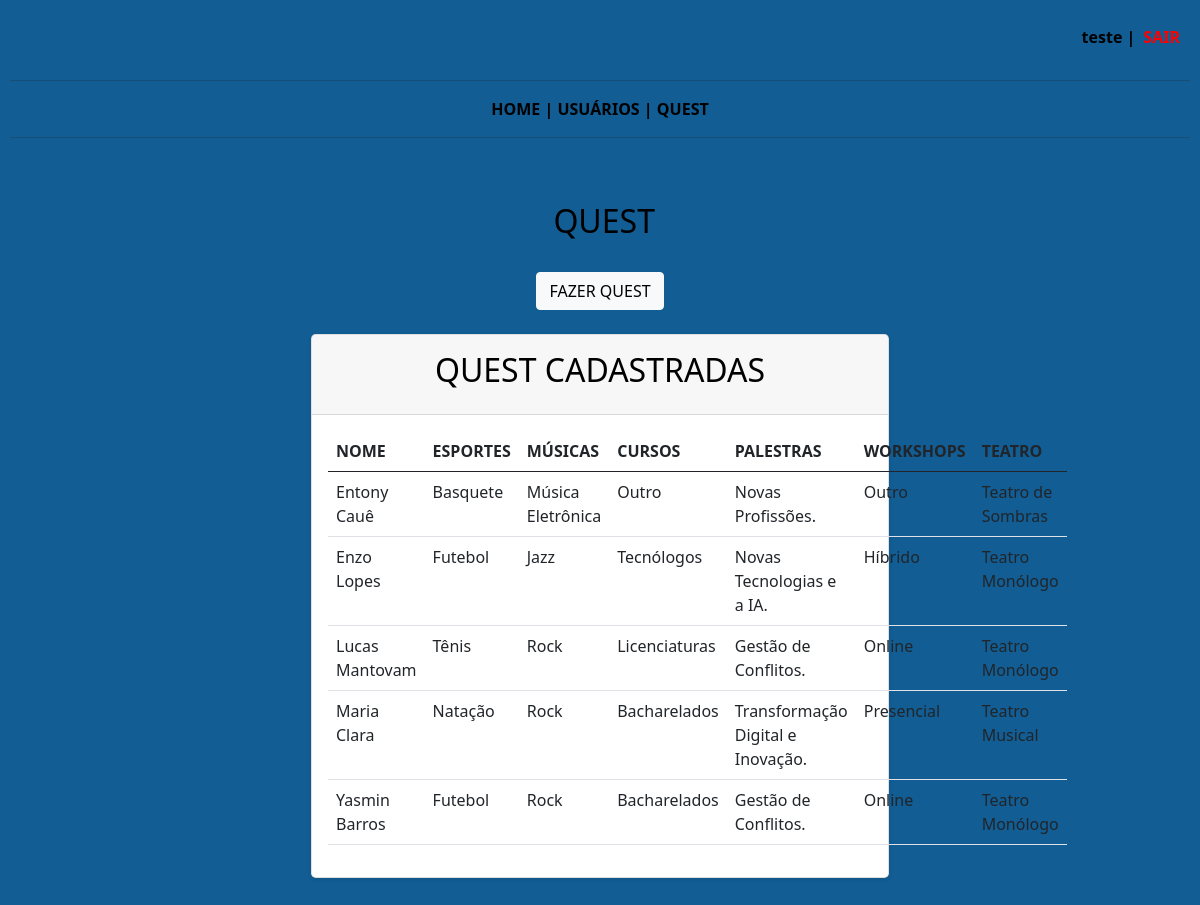
/conecta/quest.php (signed in), run on the app's committed database.
### tables this page shows
CREATE TABLE `quest` (
  `id` int(11) NOT NULL,
  `nome` text NOT NULL,
  `esportes` text NOT NULL,
  `musicas` text NOT NULL,
  `cursos` text NOT NULL,
  `palestras` text NOT NULL,
  `workshops` text NOT NULL,
  `teatro` text NOT NULL
);

### conecta/quest.php (the view, shortened to what this page needs)
<?php
include 'conecta.php';
?>
<!DOCTYPE html>
<html lang="pt-br">
<head>
    <link href="https://cdn.jsdelivr.net/npm/bootstrap@5.0.2/dist/css/bootstrap.min.css" rel="stylesheet"
>
</head>
<body>
<header class="main-header">
    <div class="user-info">
        <?php if (!empty($_SESSION["user"])): ?>
            <?php $usuario = htmlspecialchars($_SESSION["user"]); ?>
            <span class="username"><?= $usuario ?> | </span>
            <a class="logout-link" href="sair.php">SAIR</a>
        <?php endif; ?>
    </div>
</header>
<center>
<nav>
    <hr>
    <?php include 'menu.php'; ?>
    <hr>
</nav>
</center>
<br>
<br>
<center>
    <h2>
        &nbsp;QUEST
    </h2>
</center>
<br>
<center>
    <button type="button" class="btn btn-light" data-bs-toggle="modal" data-bs-target="#exampleModal">
        FAZER QUEST
    </button>
</center>
<br>
<div class="row justify-content-center row-cols-1 row-cols-md-2 mb-3 text-center">
    <div class="col">
        <div class="card mb-4 rounded-3 shadow-sm">
            <div class="card-header py-3">
                <h2>QUEST CADASTRADAS</h2>
            </div>
            <div class="card-body text-start">
                <table class="table table-hover">
                    <thead>
                        <tr>
                            <th scope="col">NOME</th>
                            <th scope="col">ESPORTES</th>
                            <th scope="col">MÚSICAS</th>
                            <th scope="col">CURSOS</th>
                            <th scope="col">PALESTRAS</th>
                            <th scope="col">WORKSHOPS</th>
                            <th scope="col">TEATRO</th>
                        </tr>
                    </thead>
                    <tbody>
                        <?php
                        $pesquisa = mysqli_query($conn, "SELECT * FROM quest ORDER BY nome");
                        if (!$pesquisa) {
                            echo "<tr><td colspan='7'>Erro na consulta: " . htmlspecialchars(mysqli_error($conn)) . "</td></tr>";
                        } else {
                            if (mysqli_num_rows($pesquisa) > 0) {
                                while ($registro = mysqli_fetch_assoc($pesquisa)) {
                                    echo "<tr>";
                                    echo "<td>" . htmlspecialchars($registro['nome']) . "</td>";
                                    echo "<td>" . htmlspecialchars($registro['esportes']) . "</td>";
                                    echo "<td>" . htmlspecialchars($registro['musicas']) . "</td>";
                                    echo "<td>" . htmlspecialchars($registro['cursos']) . "</td>";
                                    echo "<td>" . htmlspecialchars($registro['palestras']) . "</td>";
                                    echo "<td>" . htmlspecialchars($registro['workshops']) . "</td>";
                                    echo "<td>" . htmlspecialchars($registro['teatro']) . "</td>";
                                    echo "</tr>";
                                }
                            } else {
                                echo "<tr><td colspan='7'>Nenhuma quest cadastrada.</td></tr>";
                            }
                        }
                        ?>
                    </tbody>
                </table>
            </div>
        </div>
    </div>
</div>
</body>
</html>

### conecta/menu.php (shortened to what this page needs)
<?php
    echo "<a href='inicio.php' style='color:black;text-decoration:none;font-weight:bold;'>HOME</a>";
    echo "<b><font color='black'> | </font></b>";
    echo "<a href='usu.php' style='color:black;text-decoration:none;font-weight:bold;'>USUÁRIOS</a>";
    echo "<b><font color='black'> | </font></b>";
    echo "<a href='quest.php' style='color:black;text-decoration:none;font-weight:bold;'>QUEST</a>";
?>

### conecta/quest.php (style rules this page uses)
body { background-color: #115d94; padding: 5px; margin: 5px; }
h2 { color: black; }
.main-header { display: flex; justify-content: space-between; align-items: center; padding: 15px 10px; }
.user-info { display: flex; align-items: center; gap: 8px; color: black; }
.username { font-weight: bold; }
.logout-link { color: red; font-weight: bold; text-decoration: none; }

### data on the page
quest: nome "Entony Cauê", esportes "Basquete", musicas "Música Eletrônica", cursos "Outro", palestras "Novas Profissões.", workshops "Outro", teatro "Teatro de Sombras"
quest: nome "Enzo Lopes", esportes "Futebol", musicas "Jazz", cursos "Tecnólogos", palestras "Novas Tecnologias e a IA.", workshops "Híbrido", teatro "Teatro Monólogo"
quest: nome "Lucas Mantovam", esportes "Tênis", musicas "Rock", cursos "Licenciaturas", palestras "Gestão de Conflitos.", workshops "Online", teatro "Teatro Monólogo"
quest: nome "Maria Clara", esportes "Natação", musicas "Rock", cursos "Bacharelados", palestras "Transformação Digital e Inovação.", workshops "Presencial", teatro "Teatro Musical"
quest: nome "Yasmin Barros", esportes "Futebol", musicas "Rock", cursos "Bacharelados", palestras "Gestão de Conflitos.", workshops "Online", teatro "Teatro Monólogo"

### other printed values
$usuario "teste"
